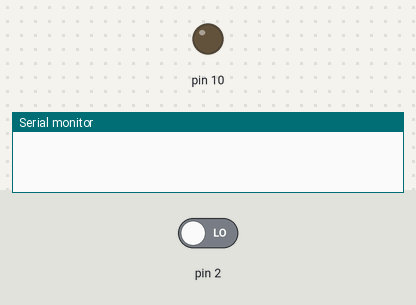
Recording of a sketch running on a simulated Arduino Uno, built with avr-gcc and run on an emulated ATmega328P. Shown: output pins drawn as LEDs (lit = HIGH), the last lines printed to the serial monitor. The inputs (shaded band) are chosen by the test bench; at power-on: pin 2 LOW.

Above: at 1.2 s.
1.3 s: pin 2 driven HIGH
At 1.8 s:
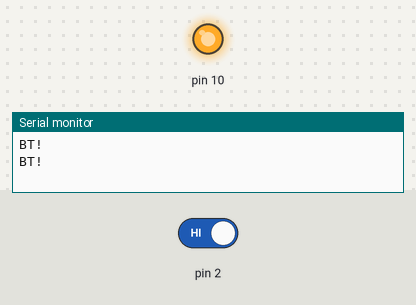
2.8 s: pin 2 driven LOW
At 4.2 s:
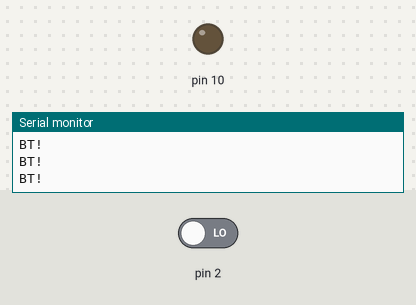
Timing chart, 0 to 5.8 s (numbered marks = the images above; inputs shaded):
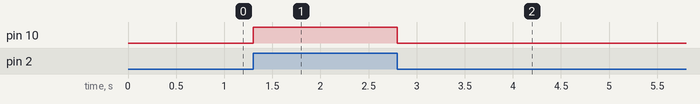

The sketch:

P07_Button_Led.ino
```cpp
void setup() {
  Serial.begin(9600);
  pinMode(2, INPUT);
  pinMode(10, OUTPUT);
}

void loop() {
  int bt = digitalRead(2);
  if (bt == HIGH) {
    digitalWrite(10, HIGH);
    Serial.println("BT!");
    delay(300);
  } else {
    digitalWrite(10, LOW);
  }
}
```

Measured:
- after the input at 1.3 s, pin 10: LOW → HIGH at once
- after the input at 2.8 s, pin 10: HIGH → LOW at once
